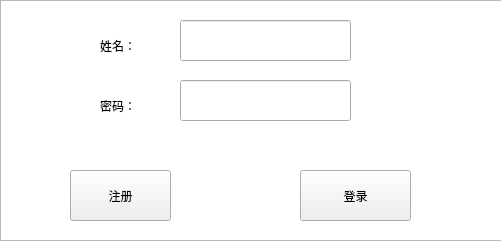
<?xml version="1.0" encoding="UTF-8"?>
<ui version="4.0">
 <class>login</class>
 <widget class="QWidget" name="login">
  <property name="geometry">
   <rect>
    <x>0</x>
    <y>0</y>
    <width>501</width>
    <height>241</height>
   </rect>
  </property>
  <property name="windowTitle">
   <string>Form</string>
  </property>
  <property name="styleSheet">
   <string notr="true">background-image: url(:/9 (11).jpg);</string>
  </property>
  <widget class="QLabel" name="label">
   <property name="geometry">
    <rect>
     <x>100</x>
     <y>30</y>
     <width>61</width>
     <height>31</height>
    </rect>
   </property>
   <property name="styleSheet">
    <string notr="true">font: 75 italic 12pt &quot;黑体&quot;;</string>
   </property>
   <property name="text">
    <string>姓名：</string>
   </property>
  </widget>
  <widget class="QLabel" name="label_2">
   <property name="geometry">
    <rect>
     <x>100</x>
     <y>80</y>
     <width>81</width>
     <height>51</height>
    </rect>
   </property>
   <property name="styleSheet">
    <string notr="true">font: 75 italic 12pt &quot;黑体&quot;;</string>
   </property>
   <property name="text">
    <string>密码：</string>
   </property>
  </widget>
  <widget class="QLineEdit" name="lineEdit">
   <property name="geometry">
    <rect>
     <x>180</x>
     <y>20</y>
     <width>171</width>
     <height>41</height>
    </rect>
   </property>
  </widget>
  <widget class="QLineEdit" name="lineEdit_2">
   <property name="geometry">
    <rect>
     <x>180</x>
     <y>80</y>
     <width>171</width>
     <height>41</height>
    </rect>
   </property>
  </widget>
  <widget class="QPushButton" name="pushButton">
   <property name="geometry">
    <rect>
     <x>70</x>
     <y>170</y>
     <width>101</width>
     <height>51</height>
    </rect>
   </property>
   <property name="styleSheet">
    <string notr="true">font: 75 italic 12pt &quot;黑体&quot;;</string>
   </property>
   <property name="text">
    <string>注册</string>
   </property>
  </widget>
  <widget class="QPushButton" name="pushButton_2">
   <property name="geometry">
    <rect>
     <x>300</x>
     <y>170</y>
     <width>111</width>
     <height>51</height>
    </rect>
   </property>
   <property name="styleSheet">
    <string notr="true">font: 75 italic 12pt &quot;黑体&quot;;</string>
   </property>
   <property name="text">
    <string>登录</string>
   </property>
  </widget>
  <widget class="QTextBrowser" name="textBrowser">
   <property name="geometry">
    <rect>
     <x>0</x>
     <y>0</y>
     <width>511</width>
     <height>241</height>
    </rect>
   </property>
   <property name="styleSheet">
    <string notr="true">background-image: url(:/9 (11).jpg);</string>
   </property>
  </widget>
  <zorder>textBrowser</zorder>
  <zorder>pushButton</zorder>
  <zorder>label</zorder>
  <zorder>lineEdit_2</zorder>
  <zorder>lineEdit</zorder>
  <zorder>pushButton_2</zorder>
  <zorder>label_2</zorder>
 </widget>
 <resources/>
 <connections/>
</ui>
